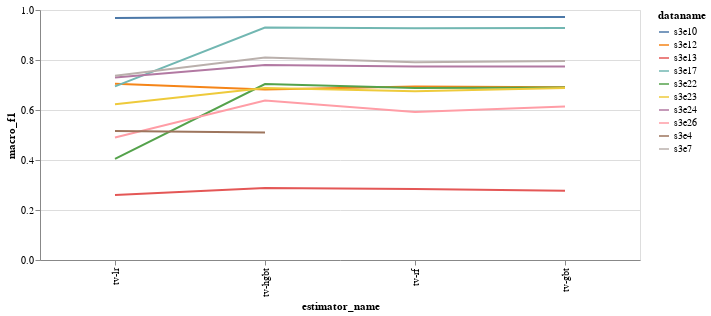

Source (notebook cell):
### Code cell
(alt.Chart(df_summary)
  .mark_line()
  .encode(x=alt.X('estimator_name', sort=["tv-lr", "tv-hgbt", "tv-rf", "tv-gbt"]), y=alt.Y('macro_f1'), color=alt.Color('dataname'))
  .properties(width=600, height=250)
  .interactive())

### Figure 1 — Vega-Lite specification as saved in the notebook (floating-point values rounded to 4 significant figures)
{"config": {"view": {"continuousWidth": 300, "continuousHeight": 300}}, "data": {"name": "data-aa9c58596f0b3a847d3e882ca6c29ad8"}, "mark": {"type": "line"}, "encoding": {"color": {"field": "dataname", "type": "nominal"}, "x": {"field": "estimator_name", "sort": ["tv-lr", "tv-hgbt", "tv-rf", "tv-gbt"], "type": "nominal"}, "y": {"field": "macro_f1", "type": "quantitative"}}, "height": 250, "params": [{"name": "param_11", "select": {"type": "interval", "encodings": ["x", "y"]}, "bind": "scales"}], "width": 600, "$schema": "https://vega.github.io/schema/vega-lite/v5.17.0.json", "datasets": {"data-aa9c58596f0b3a847d3e882ca6c29ad8": [{"dataname": "s3e10", "estimator_name": "tv-gbt", "train_time": 32.64, "infer_time": 0.1474, "acc": 0.9908, "macro_f1": 0.9723, "perf_ratio": 1.0, "train_ratio": 1.0, "infer_ratio": 0.1937}, {"dataname": "s3e10", "estimator_name": "tv-hgbt", "train_time": 1.169, "infer_time": 0.722, "acc": 0.9908, "macro_f1": 0.9723, "perf_ratio": 1.0, "train_ratio": 0.03582, "infer_ratio": 0.9488}, {"dataname": "s3e10", "estimator_name": "tv-lr", "train_time": 0.364, "infer_time": 0.02695, "acc": 0.9893, "macro_f1": 0.9675, "perf_ratio": 0.9951, "train_ratio": 0.01115, "infer_ratio": 0.03542}, {"dataname": "s3e10", "estimator_name": "tv-rf", "train_time": 27.0, "infer_time": 0.761, "acc": 0.9906, "macro_f1": 0.9718, "perf_ratio": 0.9995, "train_ratio": 0.8273, "infer_ratio": 1.0}, {"dataname": "s3e12", "estimator_name": "tv-gbt", "train_time": 0.1572, "infer_time": 0.01482, "acc": 0.6982, "macro_f1": 0.6912, "perf_ratio": 0.9808, "train_ratio": 0.7503, "infer_ratio": 0.4648}, {"dataname": "s3e12", "estimator_name": "tv-hgbt", "train_time": 0.1308, "infer_time": 0.01973, "acc": 0.6885, "macro_f1": 0.682, "perf_ratio": 0.9678, "train_ratio": 0.6243, "infer_ratio": 0.6188}, {"dataname": "s3e12", "estimator_name": "tv-lr", "train_time": 0.02752, "infer_time": 0.01419, "acc": 0.7197, "macro_f1": 0.7047, "perf_ratio": 1.0, "train_ratio": 0.1313, "infer_ratio": 0.445}, {"dataname": "s3e12", "estimator_name": "tv-rf", "train_time": 0.2096, "infer_time": 0.03189, "acc": 0.7005, "macro_f1": 0.6938, "perf_ratio": 0.9845, "train_ratio": 1.0, "infer_ratio": 1.0}, {"dataname": "s3e13", "estimator_name": "tv-gbt", "train_time": 2.674, "infer_time": 0.1101, "acc": 0.2871, "macro_f1": 0.2766, "perf_ratio": 0.9614, "train_ratio": 0.7852, "infer_ratio": 0.5376}, {"dataname": "s3e13", "estimator_name": "tv-hgbt", "train_time": 3.405, "infer_time": 0.2048, "acc": 0.2999, "macro_f1": 0.2877, "perf_ratio": 1.0, "train_ratio": 1.0, "infer_ratio": 1.0}, {"dataname": "s3e13", "estimator_name": "tv-lr", "train_time": 0.1353, "infer_time": 0.09886, "acc": 0.2744, "macro_f1": 0.2598, "perf_ratio": 0.9031, "train_ratio": 0.03973, "infer_ratio": 0.4828}, {"dataname": "s3e13", "estimator_name": "tv-rf", "train_time": 0.3101, "infer_time": 0.1306, "acc": 0.3055, "macro_f1": 0.284, "perf_ratio": 0.9873, "train_ratio": 0.09107, "infer_ratio": 0.638}, {"dataname": "s3e17", "estimator_name": "tv-gbt", "train_time": 128.4, "infer_time": 12.73, "acc": 0.996, "macro_f1": 0.928, "perf_ratio": 0.9982, "train_ratio": 1.0, "infer_ratio": 0.9487}, {"dataname": "s3e17", "estimator_name": "tv-hgbt", "train_time": 73.84, "infer_time": 13.16, "acc": 0.9961, "macro_f1": 0.9297, "perf_ratio": 1.0, "train_ratio": 0.575, "infer_ratio": 0.9813}, {"dataname": "s3e17", "estimator_name": "tv-lr", "train_time": 62.89, "infer_time": 12.24, "acc": 0.9874, "macro_f1": 0.6943, "perf_ratio": 0.7469, "train_ratio": 0.4897, "infer_ratio": 0.9123}, {"dataname": "s3e17", "estimator_name": "tv-rf", "train_time": 112.1, "infer_time": 13.42, "acc": 0.9958, "macro_f1": 0.9267, "perf_ratio": 0.9968, "train_ratio": 0.8728, "infer_ratio": 1.0}, {"dataname": "s3e22", "estimator_name": "tv-gbt", "train_time": 1.693, "infer_time": 0.2736, "acc": 0.7077, "macro_f1": 0.6905, "perf_ratio": 0.9814, "train_ratio": 0.8125, "infer_ratio": 0.9284}, {"dataname": "s3e22", "estimator_name": "tv-hgbt", "train_time": 2.084, "infer_time": 0.2947, "acc": 0.7182, "macro_f1": 0.7035, "perf_ratio": 1.0, "train_ratio": 1.0, "infer_ratio": 1.0}, {"dataname": "s3e22", "estimator_name": "tv-lr", "train_time": 0.2644, "infer_time": 0.2504, "acc": 0.5085, "macro_f1": 0.4044, "perf_ratio": 0.5747, "train_ratio": 0.1269, "infer_ratio": 0.8494}, {"dataname": "s3e22", "estimator_name": "tv-rf", "train_time": 0.5252, "infer_time": 0.2836, "acc": 0.7045, "macro_f1": 0.688, "perf_ratio": 0.9779, "train_ratio": 0.252, "infer_ratio": 0.9621}, {"dataname": "s3e23", "estimator_name": "tv-gbt", "train_time": 27.11, "infer_time": 0.2031, "acc": 0.8146, "macro_f1": 0.6884, "perf_ratio": 1.0, "train_ratio": 1.0, "infer_ratio": 0.07446}, {"dataname": "s3e23", "estimator_name": "tv-hgbt", "train_time": 1.585, "infer_time": 0.6854, "acc": 0.8142, "macro_f1": 0.6878, "perf_ratio": 0.9991, "train_ratio": 0.05847, "infer_ratio": 0.2513}, {"dataname": "s3e23", "estimator_name": "tv-lr", "train_time": 0.6226, "infer_time": 0.06244, "acc": 0.7841, "macro_f1": 0.6226, "perf_ratio": 0.9044, "train_ratio": 0.02297, "infer_ratio": 0.02289}, {"dataname": "s3e23", "estimator_name": "tv-rf", "train_time": 27.09, "infer_time": 2.728, "acc": 0.808, "macro_f1": 0.6745, "perf_ratio": 0.9799, "train_ratio": 0.9994, "infer_ratio": 1.0}, {"dataname": "s3e24", "estimator_name": "tv-gbt", "train_time": 34.65, "infer_time": 0.4608, "acc": 0.7753, "macro_f1": 0.7744, "perf_ratio": 0.9932, "train_ratio": 1.0, "infer_ratio": 0.1065}, {"dataname": "s3e24", "estimator_name": "tv-hgbt", "train_time": 3.696, "infer_time": 2.09, "acc": 0.7807, "macro_f1": 0.7797, "perf_ratio": 1.0, "train_ratio": 0.1067, "infer_ratio": 0.4832}, {"dataname": "s3e24", "estimator_name": "tv-lr", "train_time": 1.158, "infer_time": 0.1629, "acc": 0.7349, "macro_f1": 0.7303, "perf_ratio": 0.9367, "train_ratio": 0.03341, "infer_ratio": 0.03765}, {"dataname": "s3e24", "estimator_name": "tv-rf", "train_time": 34.5, "infer_time": 4.325, "acc": 0.7754, "macro_f1": 0.7742, "perf_ratio": 0.993, "train_ratio": 0.9958, "infer_ratio": 1.0}, {"dataname": "s3e26", "estimator_name": "tv-gbt", "train_time": 5.377, "infer_time": 0.4023, "acc": 0.8267, "macro_f1": 0.6142, "perf_ratio": 0.9631, "train_ratio": 1.0, "infer_ratio": 0.7121}, {"dataname": "s3e26", "estimator_name": "tv-hgbt", "train_time": 1.756, "infer_time": 0.5649, "acc": 0.8259, "macro_f1": 0.6377, "perf_ratio": 1.0, "train_ratio": 0.3266, "infer_ratio": 1.0}, {"dataname": "s3e26", "estimator_name": "tv-lr", "train_time": 0.4654, "infer_time": 0.3187, "acc": 0.7581, "macro_f1": 0.4897, "perf_ratio": 0.7679, "train_ratio": 0.08656, "infer_ratio": 0.5641}, {"dataname": "s3e26", "estimator_name": "tv-rf", "train_time": 1.624, "infer_time": 0.4661, "acc": 0.8256, "macro_f1": 0.5916, "perf_ratio": 0.9277, "train_ratio": 0.302, "infer_ratio": 0.8251}, {"dataname": "s3e4", "estimator_name": "tv-hgbt", "train_time": 2.17, "infer_time": 0.3747, "acc": 0.9958, "macro_f1": 0.5096, "perf_ratio": 0.9874, "train_ratio": 1.0, "infer_ratio": 1.0}, {"dataname": "s3e4", "estimator_name": "tv-lr", "train_time": 1.738, "infer_time": 0.2089, "acc": 0.9974, "macro_f1": 0.5161, "perf_ratio": 1.0, "train_ratio": 0.8008, "infer_ratio": 0.5577}, {"dataname": "s3e7", "estimator_name": "tv-gbt", "train_time": 4.235, "infer_time": 0.1051, "acc": 0.809, "macro_f1": 0.7956, "perf_ratio": 0.982, "train_ratio": 0.9068, "infer_ratio": 0.1324}, {"dataname": "s3e7", "estimator_name": "tv-hgbt", "train_time": 1.136, "infer_time": 0.4811, "acc": 0.8209, "macro_f1": 0.8102, "perf_ratio": 1.0, "train_ratio": 0.2433, "infer_ratio": 0.6058}, {"dataname": "s3e7", "estimator_name": "tv-lr", "train_time": 0.2541, "infer_time": 0.04578, "acc": 0.7552, "macro_f1": 0.7369, "perf_ratio": 0.9095, "train_ratio": 0.0544, "infer_ratio": 0.05764}, {"dataname": "s3e7", "estimator_name": "tv-rf", "train_time": 4.671, "infer_time": 0.7943, "acc": 0.8026, "macro_f1": 0.7909, "perf_ratio": 0.9761, "train_ratio": 1.0, "infer_ratio": 1.0}]}}
